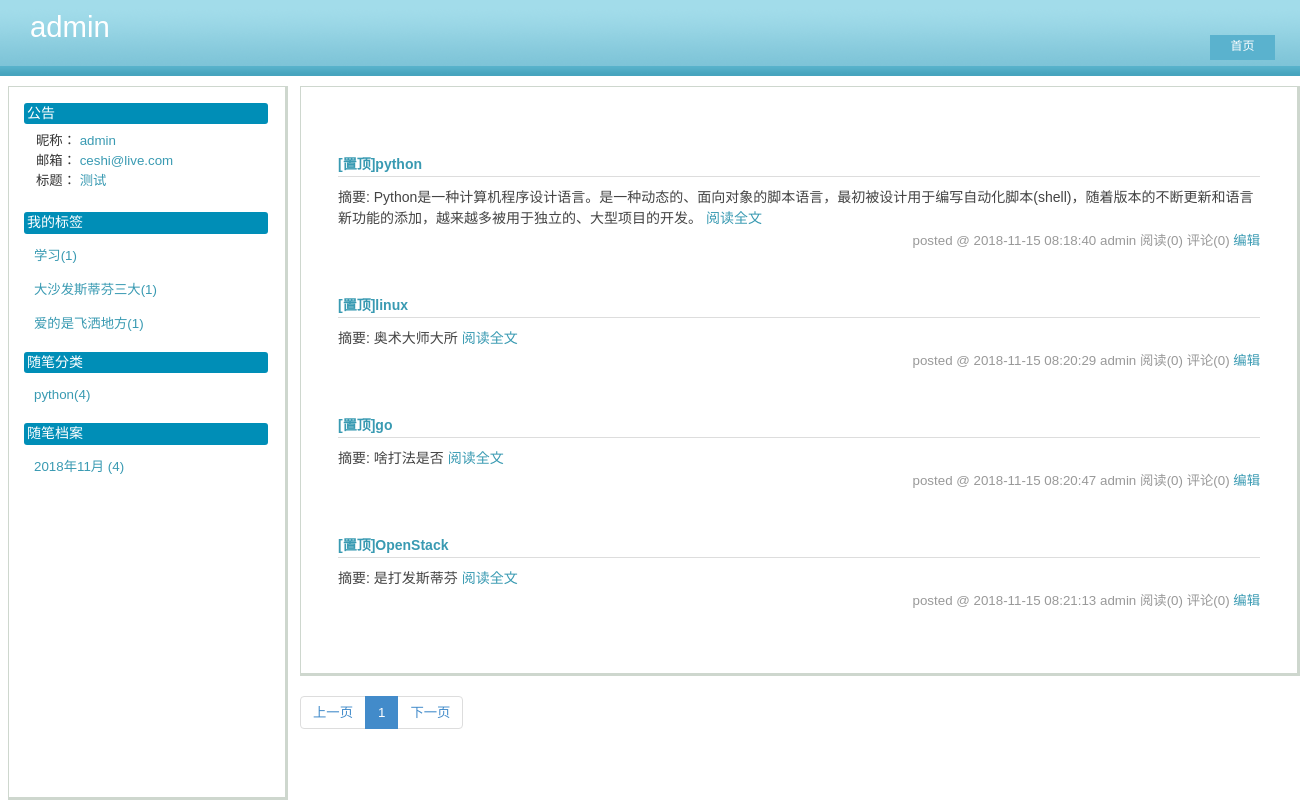
The page /测试.html on the database its author committed.
### repository/models.py (models this page shows, shortened)
class Blog(models.Model):
    nid = models.BigAutoField(primary_key=True)
    title = models.CharField(verbose_name='个人博客标题', max_length=64)
    site = models.CharField(verbose_name='个人博客前缀', max_length=32, unique=True)
    theme = models.CharField(verbose_name='博客主题', max_length=32)
    user = models.OneToOneField(to='UserInfo', to_field='nid')

class UserInfo(models.Model):
    nid = models.BigAutoField(primary_key=True)
    username = models.CharField(verbose_name='用户名', max_length=32, unique=True)
    password = models.CharField(verbose_name='密码', max_length=64)
    nickname = models.CharField(verbose_name='昵称', max_length=32)
    email = models.EmailField(verbose_name='邮箱', unique=True)
    avatar = models.ImageField(verbose_name='头像')
    create_time = models.DateTimeField(verbose_name='创建时间', auto_now=True)

class Tag(models.Model):
    nid = models.AutoField(primary_key=True)
    title = models.CharField(verbose_name='标签名称', max_length=32)
    blog = models.ForeignKey(verbose_name='所属博客', to='Blog', to_field='nid')

class Article(models.Model):
    nid = models.BigAutoField(primary_key=True)
    title = models.CharField(verbose_name='文章标题', max_length=128)
    summary = models.CharField(verbose_name='文章简介', max_length=255)
    read_count = models.IntegerField(default=0)
    comment_count = models.IntegerField(default=0)
    up_count = models.IntegerField(default=0)
    down_count = models.IntegerField(default=0)
    create_time = models.DateTimeField(verbose_name='创建时间', auto_now_add=True)
    blog = models.ForeignKey(verbose_name='所属博客', to='Blog', to_field='nid')
    category = models.ForeignKey(verbose_name='文章类型', to='Category', to_field='nid', null=True)
    type_choices = [
        (1, "Python"),
        (2, "Linux"),
        (3, "OpenStack"),
        (4, "GoLang"),
    ]
    article_type_id = models.IntegerField(choices=type_choices, default=None)
    tags = models.ManyToManyField(Tag)

### web/views/home.py (the view)
# urls.py: url(r'^all/(?P<article_type_id>\d+).html$', home.index, name='index'),
def index(request, *args, **kwargs):
    article_type_list = models.Article.type_choices
    if kwargs:
        article_type_id = int(kwargs['article_type_id'])
        base_url = reverse('index', kwargs=kwargs)  # all/1.html
    else:
        article_type_id = None
        base_url = '/'  # /
    data_count = models.Article.objects.filter(**kwargs).count()
    page_obj = Pagination(request.GET.get('page'), data_count)
    article_list = models.Article.objects.filter(**kwargs).order_by('-nid')[page_obj.start:page_obj.end]
    page_str = page_obj.page_str(base_url)
    return render(
        request,
        'index.html',
        {
            'article_list': article_list,
            'article_type_id': article_type_id,
            'article_type_list': article_type_list,
            'page_str': page_str,
        }
    )

### utils/pagination.py (called while the page is built)
    @property
    def start(self):
        return (self.current_page - 1) * self.per_page_count

    @property
    def end(self):
        return self.current_page * self.per_page_count

    @property
    def total_count(self):
        v, y = divmod(self.data_count, self.per_page_count)
        if y:
            v += 1
        return v

### templates/home.html (shortened to what this page needs)
{% extends 'myblog.html' %}
{% block css %}
    <link rel="stylesheet" href="/static/css/scvb.css">
{% endblock %}
{% block content %}
    <div class="forFlow">
        {% for obj in article_list %}
            <div class="day">
                <div class="postTitle">
                    <a class="postTitle2" href="/{{ obj.blog.site }}/p/{{ obj.nid }}.html">[置顶]{{ obj.title }}</a>
                </div>
                <div class="postCon">
                    <div class="c_b_p_desc">摘要: {{ obj.summary }}
                        <a href="/{{ obj.blog.site }}/p/{{ obj.nid }}.html" class="c_b_p_desc_readmore">阅读全文</a>
                    </div>
                </div>
                <div class="postDesc">posted @ {{ obj.create_time|date:"Y-m-d H:i:s" }}
                    {{ obj.blog.user.nickname }}  阅读({{ obj.read_count }}) 评论({{ obj.comment_count }})
                    <a href="#" rel="nofollow">编辑</a>
                </div>
            </div>
        {% endfor %}
    </div>
    <nav aria-label="Page navigation" style="display: inline-block">
        <ul class="pagination" style="display: inline-block">
            {{ page_str }}
        </ul>
    </nav>
{% endblock %}

### templates/myblog.html (shortened to what this page needs)
<!DOCTYPE html>
<html lang="en">
<head>
    <link rel="stylesheet" href="/static/plugins/bootstrap/css/bootstrap.css">
    <link rel="stylesheet" href="/static/plugins/font-awesome/css/font-awesome.css">
    <link rel="stylesheet" href="/static/css/emery.css">
    {% block css  %}{% endblock %}
</head>
<body>
<div >
	<div id="blogTitle">
        <div class="title"><a  href="#">{{ blog.user.nickname }}</a></div>
            <div id="navigator">
                <ul id="navList">
                    <li ><a  href="/">首页</a></li>
                </ul>
        </div>
    </div>
</div>
<div id="sideBar1">
    <div id="sideBar">
        <div class="newsItem">
            <h3 class="catListTitle">公告</h3>
            <div id="blog-news">
                <div id="profile_block">昵称：
                    <a>{{ blog.user.nickname }}</a>
                    <br>邮箱：
                    <a>{{ blog.user.email }}</a>
                    <br>标题：
                    <a>{{ blog.title }}</a>
                </div>
            </div>
        </div>
        <div id="leftcontentcontainer">
            <div id="blog-sidecolumn">
                <div id="sidebar_toptags" class="sidebar-block">
                    <div class="catListTag">
                        <h3 class="catListTitle">我的标签</h3>
                        {% for tag in tag_list %}
                        <ul>
                            <li><a href="/{{ blog.site }}/tag/{{ tag.nid }}.html">{{ tag.title }}({{ tag.c }})</a></li>
                        </ul>
                        {% endfor %}
                    </div>
                </div>
                <div id="sidebar_categories">
                    <div class="catListPostCategory">
                        <h3 class="catListTitle">随笔分类</h3>
                        {% for category in category_list %}
                        <ul>
                            <li><a  href="/{{ blog.site }}/category/{{ category.category_id }}.html">{{ category.category__title }}({{ category.c }})</a> </li>
                        </ul>
                        {% endfor %}
                    </div>
                    <div class="catListPostArchive">
                        <h3 class="catListTitle">随笔档案</h3>
                        {% for date in date_list %}
                        <ul>
                            <li>
                                <a  href="/{{ blog.site }}/date/{{ date.c }}.html">{{ date.c }} ({{ date.ct }})</a> </li>
                        </ul>
                        {% endfor %}
                    </div>
                </div>
            </div>
        </div>
    </div>
<div class="content">
{% block content  %}{% endblock %}
</div>
</div>
</body>
</html>

### static/css/emery.css (style rules this page uses)
* { margin: 0; }
body { color: #333; font-family: verdana,Arial,Helvetica,sans-serif; font-size: 10pt; line-height: 1.8em; }
#blogTitle { background:url(/static/imgs/header.gif) left top repeat-x; height:76px; padding:0 }
.title { text-indent:30px; padding-top:15px; font-size:22pt; }
a { text-decoration: none; }
.title a { color: #fff; }
#navList { position: absolute; top: 30px; right: 20px; }
#navList li { margin: 5px; float: left; font-size: 10.5pt; list-style: none; }
ul#navList li a { font-size: 12px; display: block; background: #5ab2ce; color: #fff; width: 65px; padding: 4px 0 7px; text-align: center; margin: 0; line-height: 120%; }
#sideBar { border: 1px solid #ced7ce; border-right: 3px solid #ced7ce; border-bottom: 3px solid #ced7ce; position: absolute; top: 86px; left: 8px; bottom: 0; background: #fff; padding: 0; width: 280px; }
.content { position: absolute; left: 300px; right: 0; top: 86px; bottom: 0; min-width: 990px; overflow: scroll; z-index: 99; }
#sideBar h3 { margin: 16px 17px 0 15px; font-size: 14px; text-align: left; }
h3 { color: #fff; background-color: #008eb7; -moz-border-radius: 3px; border-radius: 3px; padding: 3px; margin: 10px 0; }
#blog-news { overflow: hidden; }
#profile_block { margin:7px 0 5px 27px ; line-height: 1.5; text-align: left; }
.catListTag ul { margin:10px 0 0 -15px ; }
#sidebar_categories ul { margin:10px 0 0 -15px ; }
li { list-style: none; }

### static/css/scvb.css (style rules this page uses)
div.forFlow { border: 1px solid #ced7ce; border-right: 3px solid #ced7ce; border-bottom: 3px solid #ced7ce; background: #fff; padding: 45px 37px 40px; margin-left: 0; left: 0; }
.postTitle { border-bottom: 1px solid #ddd; font-size: 14px; font-weight: bold; margin: 20px 0 10px; }
a { color: #399ab2; text-decoration: none; }
div.postCon { font-size: 14px; color: #444; line-height: 1.5; }
.c_b_p_desc { word-wrap: break-word; word-break: break-all; overflow: hidden; line-height: 1.5; }
div.postDesc { border: none; }
.postDesc { border-bottom: 1px dotted #999; color: #999; text-align: right; padding-bottom: 20px; }

### rows shown on the page
Blog: user.nickname "admin", user.email "ceshi@live.com", title "测试"
Tag: title "大沙发斯蒂芬三大", c "1"
Tag: title "爱的是飞洒地方", c "1"
Article: title "python", summary "Python是一种计算机程序设计语言。是一种动态的、面向对象的脚本语言，最初被设计用于编写自动化脚本(shell)，随着版本的不断更新和语言新功能的添加，越来越多被用于独立的、大型项目的开发。", create_time "2018-11-15 08:18:40", blog.user.nickname "admin", read_count "0", comment_count "0"
Article: title "linux", summary "奥术大师大所", create_time "2018-11-15 08:20:29", blog.user.nickname "admin", read_count "0", comment_count "0"
Article: title "go", summary "啥打法是否", create_time "2018-11-15 08:20:47", blog.user.nickname "admin", read_count "0", comment_count "0"
Article: title "OpenStack", summary "是打发斯蒂芬", create_time "2018-11-15 08:21:13", blog.user.nickname "admin", read_count "0", comment_count "0"

### other values the page prints
{{ tag.title }} "学习"
{{ tag.c }} "1"
{{ category.category__title }} "python"
{{ category.c }} "4"
{{ date.c }} "2018年11月"
{{ date.ct }} "4"
{{ page_str }} "上一页 1 下一页"
